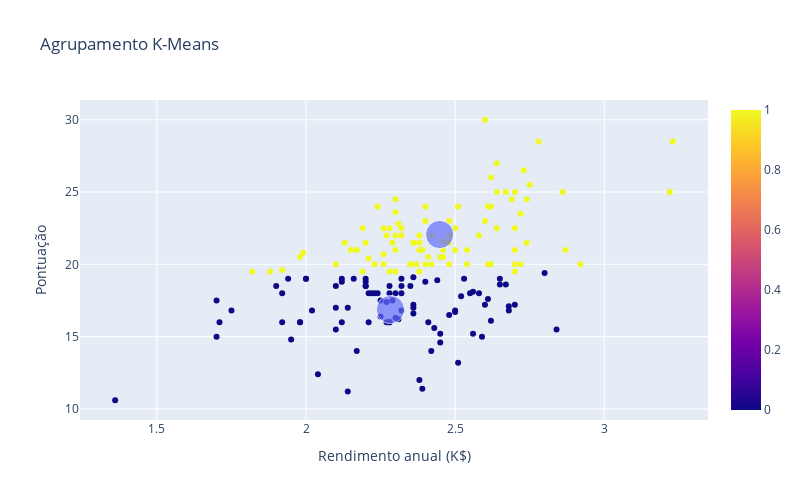

Write notebook code for a chart like this one.
### Code cell
graf1 = px.scatter(x = dados[:,0], y = dados[:,1], color=classificacao)
graf2 = px.scatter(x = centroides[:,0], y = centroides[:,1], size = [15, 15])
graf3 = go.Figure(data = graf1.data + graf2.data)
graf3.update_layout(width=800,height=500,title_text='Agrupamento K-Means')
graf3.update_xaxes(title = 'Rendimento anual (K$)')
graf3.update_yaxes(title = 'Pontuação')
graf3.show()

### Figure 1 — Plotly figure (JSON) as saved in the notebook; plotly's stock layout.template omitted (floating-point values rounded to 4 significant figures; data arrays with more than 128 entries replaced by an {"elided": "..."} marker saying what was removed)
{"data": [{"hovertemplate": "x=%{x}<br>y=%{y}<br>color=%{marker.color}<extra></extra>", "legendgroup": "", "marker": {"color": {"elided": "178 int values"}, "coloraxis": "coloraxis", "symbol": "circle"}, "mode": "markers", "name": "", "orientation": "v", "showlegend": false, "type": "scatter", "x": {"elided": "178 float values"}, "xaxis": "x", "y": {"elided": "178 float values"}, "yaxis": "y"}, {"hovertemplate": "x=%{x}<br>y=%{y}<br>size=%{marker.size}<extra></extra>", "legendgroup": "", "marker": {"color": "#636efa", "size": [15, 15], "sizemode": "area", "sizeref": 0.0375, "symbol": "circle"}, "mode": "markers", "name": "", "orientation": "v", "showlegend": false, "type": "scatter", "x": [2.283, 2.448], "xaxis": "x", "y": [16.87, 22.06], "yaxis": "y"}], "layout": {"height": 500, "title": {"text": "Agrupamento K-Means"}, "width": 800, "xaxis": {"title": {"text": "Rendimento anual (K$)"}}, "yaxis": {"title": {"text": "Pontuação"}}}}
